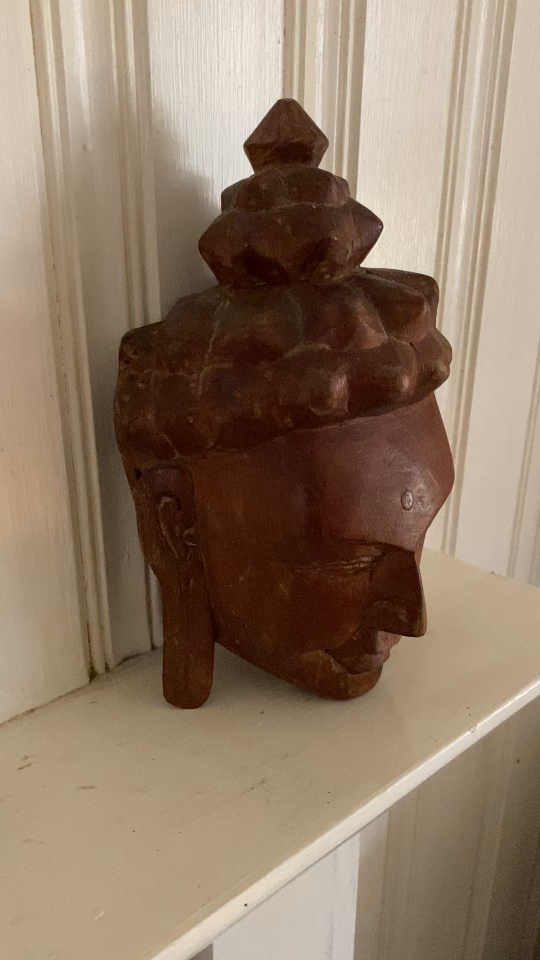
#> input picture Dataset/buddha_images/buddha_001.png, 1080 x 1920 px, found by its file name (shown at 1/2 size); its folder holds 4 pictures in this run
$ python essenmatreconst.py
#> lines starting #> are read from the running program, lines starting #| are printed output that depends on the picture
import numpy as np, cv2 as cv, matplotlib.pyplot as plt, time, sys, os
from mpl_toolkits.mplot3d import axes3d, Axes3D

def getEpipolarError(F, pts1_, pts2_, inliers):
    pts1 = np.concatenate((pts1_.T, np.ones((1, pts1_.shape[0]))))[:,inliers]
    pts2 = np.concatenate((pts2_.T, np.ones((1, pts2_.shape[0]))))[:,inliers]
    lines2 = np.dot(F  , pts1)
    lines1 = np.dot(F.T, pts2)

    return np.median((np.abs(np.sum(pts1 * lines1, axis=0)) / np.sqrt(lines1[0,:]**2 + lines1[1,:]**2) +
                      np.abs(np.sum(pts2 * lines2, axis=0)) / np.sqrt(lines2[0,:]**2 + lines2[1,:]**2))/2)

def readImages(dataset):
    """
    Function to read images from the dataset
    """
    images = []
    files = sorted(os.listdir(dataset))
    for i in range(len(files)):
        files[i] = dataset + files[i]
        img = cv.imread(files[i])
#> img is the input picture: shape (1920, 1080, 3); mean B, G, R 101.4, 121.8, 143.2
        # image = cv.resize(img, (0,0), fx=0.5, fy=0.5)
        images.append(img)

    return images

def normaliseScale(points,reference_depth=1.0):
    """
    Normalise the scale of the points
    """
    average_depth = np.mean(points[:, 2])
    scale_factor = reference_depth / average_depth
    normalized_points = points * scale_factor

    return normalized_points

if __name__ == '__main__':

    K = np.array([[1690,0,960],
                    [0,1690,540],
                    [0,0,1]])
    dataset = "/home/mewada/Documents/eece7150/HW5/Dataset/buddha_images/"
    images = readImages(dataset)
    fig = plt.figure(figsize=(13.0, 11.0))
    ax = fig.add_subplot(111, projection='3d')
    ax.set_aspect('auto')
    r1 = np.eye(3)
    t1 = np.zeros((3,1))
    finale3d = []
    for i in range(len(images)-1):
        image1 = images[i]
        image2 = images[i+1]
        if image1 is None or image2 is None:
            print('Incorrect directory to images!')
            exit(1)
        if K.shape != (3,3):
            print('Intrinsic matrix has incorrect format!')
            exit(1)

        print('find keypoints and compute descriptors')
        detector = cv.SIFT_create()
        keypoints1, descriptors1 = detector.detectAndCompute(cv.cvtColor(image1, cv.COLOR_BGR2GRAY), None)
        keypoints2, descriptors2 = detector.detectAndCompute(cv.cvtColor(image2, cv.COLOR_BGR2GRAY), None)

        matcher = cv.FlannBasedMatcher(dict(algorithm=0, trees=5), dict(checks=32))
        print('match with FLANN, size of descriptors', descriptors1.shape, descriptors2.shape)
        matches_vector = matcher.knnMatch(descriptors1, descriptors2, k=2)

        print('find good keypoints')
        pts1 = []; pts2 = []
        for m in matches_vector:
            # compare best and second match using Lowe ratio test
            if  m[0].distance / m[1].distance < 0.75:
                pts1.append(keypoints1[m[0].queryIdx].pt)
                pts2.append(keypoints2[m[0].trainIdx].pt)
        pts1 = np.array(pts1); pts2 = np.array(pts2)
        print('points size', pts1.shape[0])

        print('Essential matrix RANSAC')
        start = time.time()
        E, inliers = cv.findEssentialMat(pts1, pts2, K, cv.RANSAC, 0.999, 1.0)
        print('RANSAC time', time.time() - start, 'seconds')
        print('Median error to epipolar lines', getEpipolarError
              (np.dot(np.linalg.inv(K).T, np.dot(E, np.linalg.inv(K))), pts1, pts2, inliers.squeeze()),
               'number of inliers', inliers.sum())

        print('Decompose essential matrix')
        R1, R2, t = cv.decomposeEssentialMat(E)

        # Assume relative pose. Fix the first camera
        P1 = np.dot(K,np.concatenate((r1,t1),axis=1))
        P2s = [np.dot(K, np.concatenate((R1,  t), axis=1)), # K[R1 |  t]
               np.dot(K, np.concatenate((R1, -t), axis=1)), # K[R1 | -t]
               np.dot(K, np.concatenate((R2,  t), axis=1)), # K[R2 |  t]
               np.dot(K, np.concatenate((R2, -t), axis=1))] # K[R2 | -t]

        obj_pts_per_cam = []
        # enumerate over all P2 projection matrices
        for cam_idx, P2 in enumerate(P2s):
            obj_pts = []
            for i, (pt1, pt2) in enumerate(zip(pts1, pts2)):
                if not inliers[i]:
                    continue
                # find object point by triangulation of image points by projection matrices
                obj_pt = cv.triangulatePoints(P1, P2, pt1, pt2)
                obj_pt /= obj_pt[3]
                # check if reprojected point has positive depth
                if obj_pt[2] > 0:
                    obj_pts.append([obj_pt[0], obj_pt[1], obj_pt[2]])
            obj_pts_per_cam.append(obj_pts)

        best_cam_idx = np.array([len(obj_pts_per_cam[0]),len(obj_pts_per_cam[1]),
                                 len(obj_pts_per_cam[2]),len(obj_pts_per_cam[3])]).argmax()
        max_pts = len(obj_pts_per_cam[best_cam_idx])
        print('Number of object points', max_pts)

        # filter object points to have reasonable depth
        MAX_DEPTH = 60.
        obj_pts = []
        for pt in obj_pts_per_cam[best_cam_idx]:
            if pt[2] < MAX_DEPTH:
                obj_pts.append(pt)
        obj_pts = np.array(obj_pts).reshape(len(obj_pts), 3)
        normobjs = normaliseScale(obj_pts)
        finale3d.append(normobjs)
#> this loop made 3 passes
#> pass 3, `image2 = images[i+1]`:
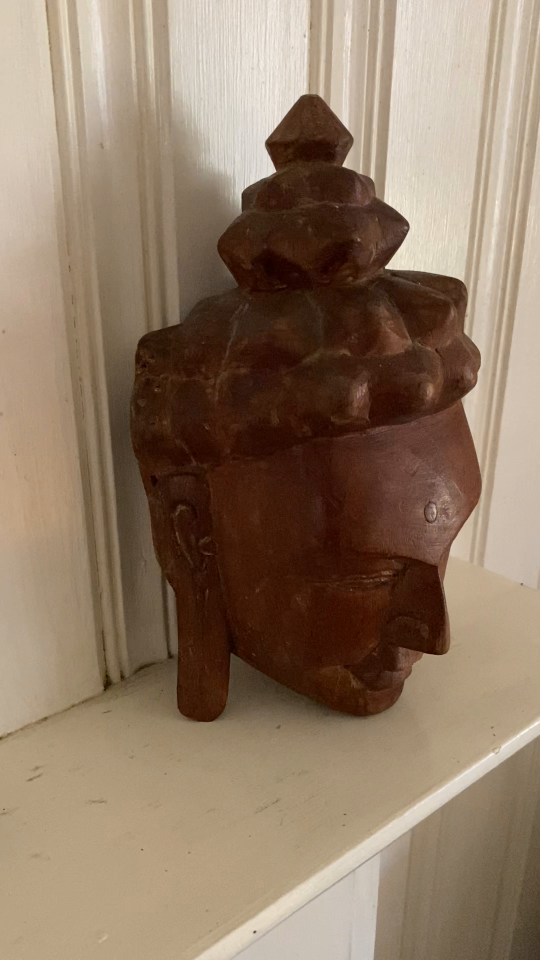
#> image2: shape (1920, 1080, 3) (shown at 1/2 size); mean B, G, R 100.2, 120.9, 142.8
        # plot object points

    for normobjs in finale3d:
        ax.scatter(normobjs[:,0], normobjs[:,1], normobjs[:,2], c='r', marker='o', s=3)
    ax.set_xlabel('x')
    ax.set_ylabel('y')
    ax.set_zlabel('depth')
    # save figures
    cv.imshow("matches", image1)
    cv.imwrite('matches_E.png', image1)
    plt.savefig('reconstruction_3D.png')
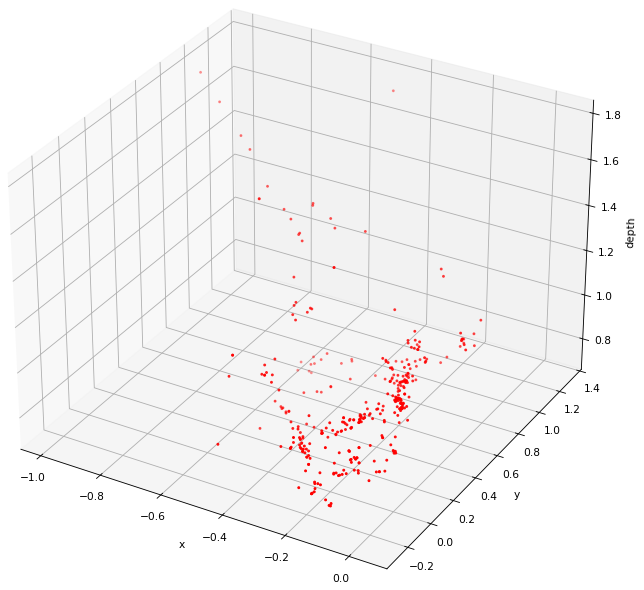
#> figure drawn by matplotlib, 1 panel

    cv.waitKey(0)
    plt.show()
